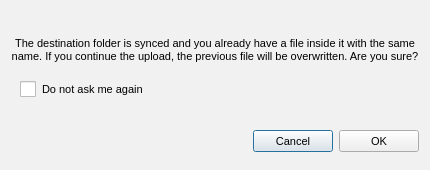
<?xml version="1.0" encoding="UTF-8"?>
<ui version="4.0">
 <class>MessageBox</class>
 <widget class="QDialog" name="MessageBox">
  <property name="geometry">
   <rect>
    <x>0</x>
    <y>0</y>
    <width>430</width>
    <height>170</height>
   </rect>
  </property>
  <property name="minimumSize">
   <size>
    <width>430</width>
    <height>170</height>
   </size>
  </property>
  <property name="maximumSize">
   <size>
    <width>564</width>
    <height>170</height>
   </size>
  </property>
  <property name="windowTitle">
   <string>Warning</string>
  </property>
  <property name="styleSheet">
   <string notr="true">QWidget
{
font-size: 11px;
}

QCheckBox::indicator {
     width: 16px;
     height: 16px;
 }

QRadioButton::indicator {
     width: 16px;
     height: 16px;
 }

QScrollBar:horizontal {
height: 16px;
}

QPushButton
{
    min-height: 14px;
	height: 14px;
}

#MessageBox
{
	background-color: #f1f1f1;
}

#cDefaultPath
{
    spacing: 10px;
}

#bChange
{
}
</string>
  </property>
  <layout class="QVBoxLayout" name="verticalLayout">
   <property name="topMargin">
    <number>0</number>
   </property>
   <property name="bottomMargin">
    <number>0</number>
   </property>
   <item>
    <widget class="QLabel" name="label">
     <property name="minimumSize">
      <size>
       <width>0</width>
       <height>51</height>
      </size>
     </property>
     <property name="maximumSize">
      <size>
       <width>16777215</width>
       <height>51</height>
      </size>
     </property>
     <property name="font">
      <font>
       <pointsize>-1</pointsize>
      </font>
     </property>
     <property name="layoutDirection">
      <enum>Qt::LeftToRight</enum>
     </property>
     <property name="text">
      <string>The destination folder is synced and you already have a file inside it with the same name. If you continue the upload, the previous file will be overwritten. Are you sure?</string>
     </property>
     <property name="alignment">
      <set>Qt::AlignBottom|Qt::AlignHCenter</set>
     </property>
     <property name="wordWrap">
      <bool>true</bool>
     </property>
     <property name="indent">
      <number>0</number>
     </property>
    </widget>
   </item>
   <item>
    <widget class="QCheckBox" name="cDefaultOption">
     <property name="enabled">
      <bool>true</bool>
     </property>
     <property name="styleSheet">
      <string notr="true">margin-left: 9px;</string>
     </property>
     <property name="text">
      <string>Do not ask me again</string>
     </property>
     <property name="checked">
      <bool>false</bool>
     </property>
    </widget>
   </item>
   <item>
    <widget class="QWidget" name="bLayout" native="true">
     <property name="maximumSize">
      <size>
       <width>16777215</width>
       <height>40</height>
      </size>
     </property>
     <layout class="QHBoxLayout" name="horizontalLayout_2">
      <property name="spacing">
       <number>6</number>
      </property>
      <property name="leftMargin">
       <number>0</number>
      </property>
      <property name="topMargin">
       <number>12</number>
      </property>
      <property name="rightMargin">
       <number>0</number>
      </property>
      <property name="bottomMargin">
       <number>0</number>
      </property>
      <item>
       <spacer name="horizontalSpacer">
        <property name="orientation">
         <enum>Qt::Horizontal</enum>
        </property>
        <property name="sizeHint" stdset="0">
         <size>
          <width>40</width>
          <height>20</height>
         </size>
        </property>
       </spacer>
      </item>
      <item>
       <widget class="QPushButton" name="bCancel">
        <property name="text">
         <string>Cancel</string>
        </property>
       </widget>
      </item>
      <item>
       <widget class="QPushButton" name="bOK">
        <property name="text">
         <string>OK</string>
        </property>
       </widget>
      </item>
     </layout>
    </widget>
   </item>
  </layout>
 </widget>
 <resources/>
 <connections>
  <connection>
   <sender>bCancel</sender>
   <signal>clicked()</signal>
   <receiver>MessageBox</receiver>
   <slot>reject()</slot>
   <hints>
    <hint type="sourcelabel">
     <x>383</x>
     <y>151</y>
    </hint>
    <hint type="destinationlabel">
     <x>214</x>
     <y>89</y>
    </hint>
   </hints>
  </connection>
  <connection>
   <sender>bOK</sender>
   <signal>clicked()</signal>
   <receiver>MessageBox</receiver>
   <slot>accept()</slot>
   <hints>
    <hint type="sourcelabel">
     <x>377</x>
     <y>140</y>
    </hint>
    <hint type="destinationlabel">
     <x>214</x>
     <y>84</y>
    </hint>
   </hints>
  </connection>
 </connections>
</ui>
